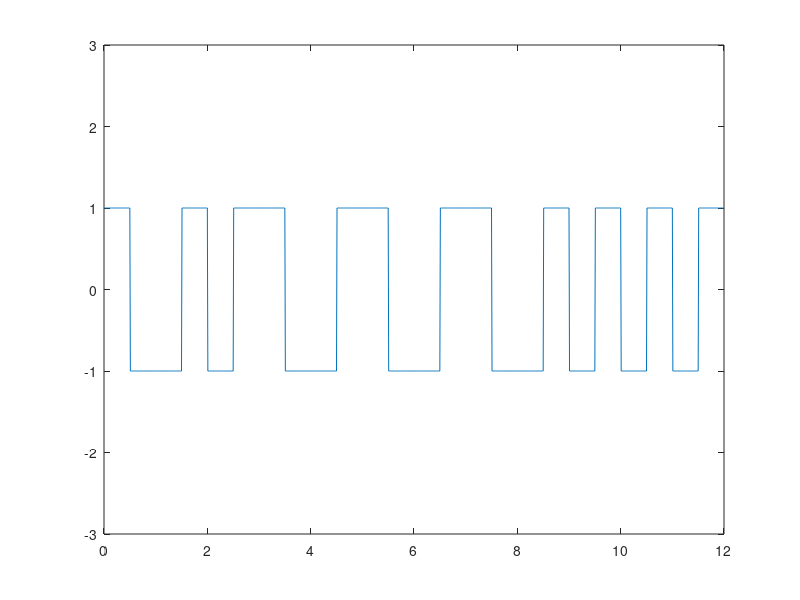

This chart was generated by the following MATLAB code:
clear;
bits = [0,1,1,0,1,0,1,0,1,1,1,1];

prev_Vol=1;
amp=1;
amp=prev_Vol*amp;
tmp=amp;
bit =length(bits);
bit_rate = 1;
Time=bit/bit_rate;

sampling_frequency = 100;
in=1;
for i = 1:length(bits)
    if(bits(i)==0) 
        amplitude(in) = amp;
        amplitude(in+1)=-amp;
    else 
        amplitude(in) = -amp;
        amplitude(in+1)=amp;
    end
     in = in + 2;
end

amp=tmp;
bit_rate = bit_rate*2;
time = 0:.01:Time

x = 1;

for i = 1:length(time)
    y_value(i)= amplitude(x);
    if time(i)*bit_rate>=x
        x= x+1;
    end
end

plot(time,y_value );
axis([0 Time -3 3]);

x=0;
c=0;
for i=1:length(time)
    if(time(i)>x)
      x=x+1;
      if(y_value(i)>0)
      ans(x)=0;
    else
      ans(x)=1;
      end
      end
 end
disp(bits);
 disp('Demodulation : ')
 disp(ans);
